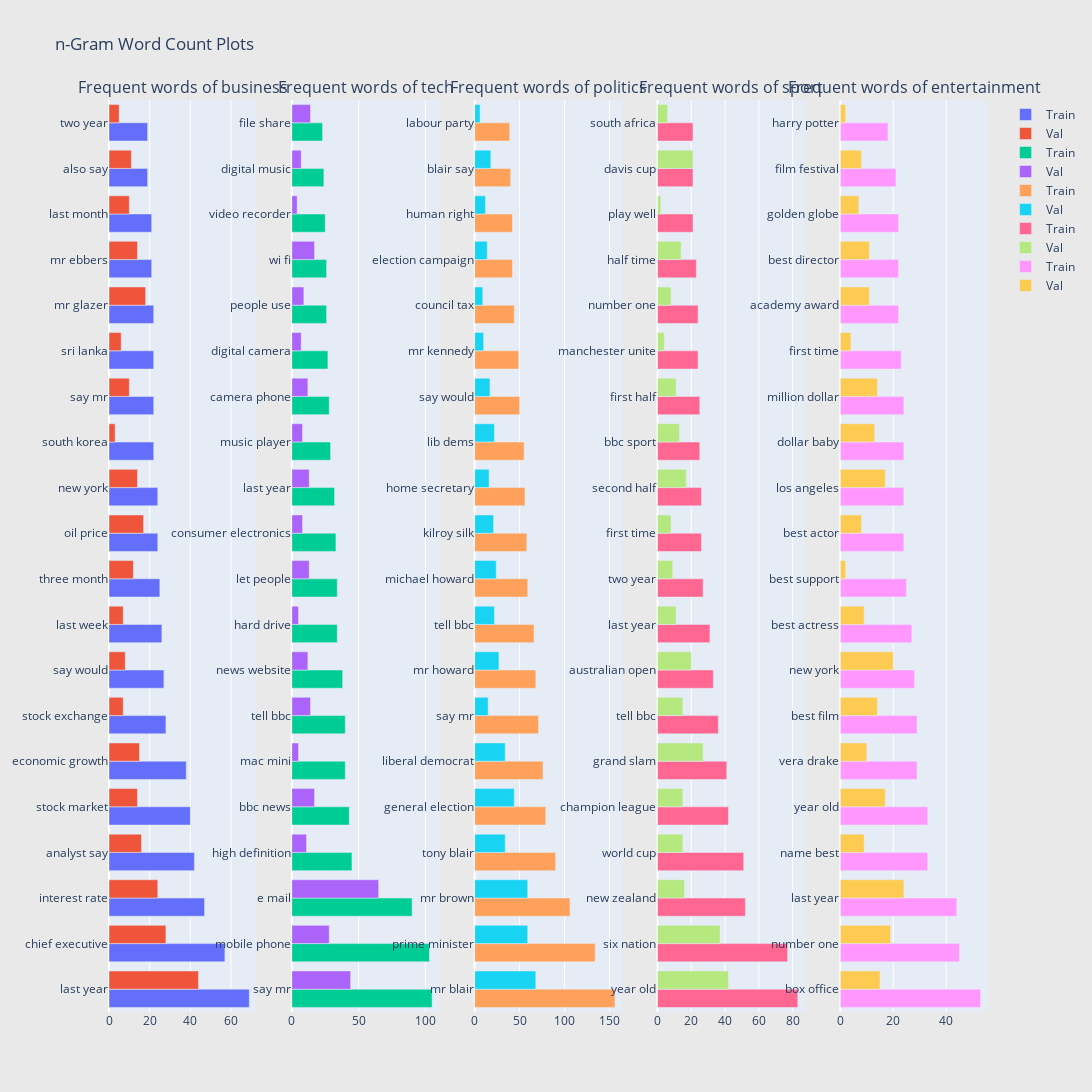

The cell this chart's notebook holds for it:
### Markdown cell above
### Bi-gram Overlap

### Code cell
plot_overlaping_grams(train_data, val_data, 2)

### Figure 1 — Plotly figure (JSON) as saved in the notebook; plotly's stock layout.template omitted (floating-point values rounded to 4 significant figures)
{"data": [{"name": "Train", "orientation": "h", "type": "bar", "x": [69, 57, 47, 42, 40, 38, 28, 27, 26, 25, 24, 24, 22, 22, 22, 22, 21, 21, 19, 19], "xaxis": "x", "y": ["last year", "chief executive", "interest rate", "analyst say", "stock market", "economic growth", "stock exchange", "say would", "last week", "three month", "oil price", "new york", "south korea", "say mr", "sri lanka", "mr glazer", "mr ebbers", "last month", "also say", "two year"], "yaxis": "y"}, {"name": "Val", "orientation": "h", "type": "bar", "x": [44, 28, 24, 16, 14, 15, 7, 8, 7, 12, 17, 14, 3, 10, 6, 18, 14, 10, 11, 5], "xaxis": "x", "y": ["last year", "chief executive", "interest rate", "analyst say", "stock market", "economic growth", "stock exchange", "say would", "last week", "three month", "oil price", "new york", "south korea", "say mr", "sri lanka", "mr glazer", "mr ebbers", "last month", "also say", "two year"], "yaxis": "y"}, {"name": "Train", "orientation": "h", "type": "bar", "x": [105, 103, 90, 45, 43, 40, 40, 38, 34, 34, 33, 32, 29, 28, 27, 26, 26, 25, 24, 23], "xaxis": "x2", "y": ["say mr", "mobile phone", "e mail", "high definition", "bbc news", "mac mini", "tell bbc", "news website", "hard drive", "let people", "consumer electronics", "last year", "music player", "camera phone", "digital camera", "people use", "wi fi", "video recorder", "digital music", "file share"], "yaxis": "y2"}, {"name": "Val", "orientation": "h", "type": "bar", "x": [44, 28, 65, 11, 17, 5, 14, 12, 5, 13, 8, 13, 8, 12, 7, 9, 17, 4, 7, 14], "xaxis": "x2", "y": ["say mr", "mobile phone", "e mail", "high definition", "bbc news", "mac mini", "tell bbc", "news website", "hard drive", "let people", "consumer electronics", "last year", "music player", "camera phone", "digital camera", "people use", "wi fi", "video recorder", "digital music", "file share"], "yaxis": "y2"}, {"name": "Train", "orientation": "h", "type": "bar", "x": [156, 134, 106, 90, 79, 76, 71, 68, 66, 59, 58, 56, 55, 50, 49, 44, 42, 42, 40, 39], "xaxis": "x3", "y": ["mr blair", "prime minister", "mr brown", "tony blair", "general election", "liberal democrat", "say mr", "mr howard", "tell bbc", "michael howard", "kilroy silk", "home secretary", "lib dems", "say would", "mr kennedy", "council tax", "election campaign", "human right", "blair say", "labour party"], "yaxis": "y3"}, {"name": "Val", "orientation": "h", "type": "bar", "x": [68, 59, 59, 34, 44, 34, 15, 27, 22, 24, 21, 16, 22, 17, 10, 9, 14, 12, 18, 6], "xaxis": "x3", "y": ["mr blair", "prime minister", "mr brown", "tony blair", "general election", "liberal democrat", "say mr", "mr howard", "tell bbc", "michael howard", "kilroy silk", "home secretary", "lib dems", "say would", "mr kennedy", "council tax", "election campaign", "human right", "blair say", "labour party"], "yaxis": "y3"}, {"name": "Train", "orientation": "h", "type": "bar", "x": [83, 77, 52, 51, 42, 41, 36, 33, 31, 27, 26, 26, 25, 25, 24, 24, 23, 21, 21, 21], "xaxis": "x4", "y": ["year old", "six nation", "new zealand", "world cup", "champion league", "grand slam", "tell bbc", "australian open", "last year", "two year", "first time", "second half", "bbc sport", "first half", "manchester unite", "number one", "half time", "play well", "davis cup", "south africa"], "yaxis": "y4"}, {"name": "Val", "orientation": "h", "type": "bar", "x": [42, 37, 16, 15, 15, 27, 15, 20, 11, 9, 8, 17, 13, 11, 4, 8, 14, 2, 21, 6], "xaxis": "x4", "y": ["year old", "six nation", "new zealand", "world cup", "champion league", "grand slam", "tell bbc", "australian open", "last year", "two year", "first time", "second half", "bbc sport", "first half", "manchester unite", "number one", "half time", "play well", "davis cup", "south africa"], "yaxis": "y4"}, {"name": "Train", "orientation": "h", "type": "bar", "x": [53, 45, 44, 33, 33, 29, 29, 28, 27, 25, 24, 24, 24, 24, 23, 22, 22, 22, 21, 18], "xaxis": "x5", "y": ["box office", "number one", "last year", "name best", "year old", "vera drake", "best film", "new york", "best actress", "best support", "best actor", "los angeles", "dollar baby", "million dollar", "first time", "academy award", "best director", "golden globe", "film festival", "harry potter"], "yaxis": "y5"}, {"name": "Val", "orientation": "h", "type": "bar", "x": [15, 19, 24, 9, 17, 10, 14, 20, 9, 2, 8, 17, 13, 14, 4, 11, 11, 7, 8, 2], "xaxis": "x5", "y": ["box office", "number one", "last year", "name best", "year old", "vera drake", "best film", "new york", "best actress", "best support", "best actor", "los angeles", "dollar baby", "million dollar", "first time", "academy award", "best director", "golden globe", "film festival", "harry potter"], "yaxis": "y5"}], "layout": {"annotations": [{"font": {"size": 16}, "showarrow": false, "text": "Frequent words of business", "x": 0.084, "xanchor": "center", "xref": "paper", "y": 1, "yanchor": "bottom", "yref": "paper"}, {"font": {"size": 16}, "showarrow": false, "text": "Frequent words of tech", "x": 0.292, "xanchor": "center", "xref": "paper", "y": 1, "yanchor": "bottom", "yref": "paper"}, {"font": {"size": 16}, "showarrow": false, "text": "Frequent words of politics", "x": 0.5, "xanchor": "center", "xref": "paper", "y": 1, "yanchor": "bottom", "yref": "paper"}, {"font": {"size": 16}, "showarrow": false, "text": "Frequent words of sport", "x": 0.708, "xanchor": "center", "xref": "paper", "y": 1, "yanchor": "bottom", "yref": "paper"}, {"font": {"size": 16}, "showarrow": false, "text": "Frequent words of entertainment", "x": 0.916, "xanchor": "center", "xref": "paper", "y": 1, "yanchor": "bottom", "yref": "paper"}], "height": 1200, "paper_bgcolor": "rgb(233,233,233)", "title": {"text": "n-Gram Word Count Plots"}, "width": 2000, "xaxis": {"anchor": "y", "domain": [0, 0.168]}, "xaxis2": {"anchor": "y2", "domain": [0.208, 0.376]}, "xaxis3": {"anchor": "y3", "domain": [0.416, 0.584]}, "xaxis4": {"anchor": "y4", "domain": [0.624, 0.792]}, "xaxis5": {"anchor": "y5", "domain": [0.832, 1]}, "yaxis": {"anchor": "x", "domain": [0, 1]}, "yaxis2": {"anchor": "x2", "domain": [0, 1]}, "yaxis3": {"anchor": "x3", "domain": [0, 1]}, "yaxis4": {"anchor": "x4", "domain": [0, 1]}, "yaxis5": {"anchor": "x5", "domain": [0, 1]}}}
